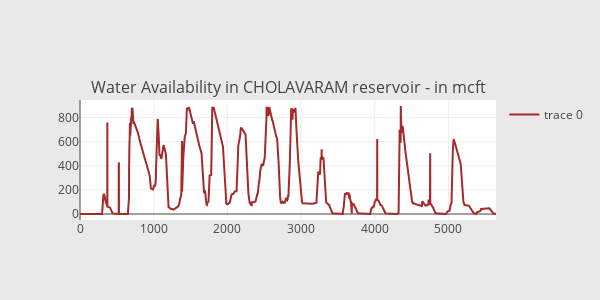

Notebook cell for this chart:
### Code cell
scatter_CHOLAVARAM = go.Scatter(
        x=df.Date.index[::-1],
        y=df.CHOLAVARAM.values[::-1],
        showlegend=True,
        marker=dict(
            color="brown",
        ),
    )
subtitles = ["Water Availability in CHOLAVARAM reservoir - in mcft"]

fig = tools.make_subplots(rows=1, cols=1, vertical_spacing=0.08,
                          subplot_titles=subtitles)
fig.append_trace(scatter_CHOLAVARAM, 1, 1)
fig['layout'].update(height=300, width=600, paper_bgcolor='rgb(233,233,233)')
py.iplot(fig, filename='res-plots')

### Figure 1 — Plotly figure (JSON) as saved in the notebook; plotly's stock layout.template omitted (floating-point values rounded to 4 significant figures; data arrays with more than 128 entries replaced by an {"elided": "..."} marker saying what was removed)
{"data": [{"marker": {"color": "brown"}, "showlegend": true, "type": "scatter", "uid": "12c5dbb9-a364-4a44-8659-b2ed7ce41a9f", "x": {"elided": "5647 int values"}, "xaxis": "x", "y": {"elided": "5647 float values"}, "yaxis": "y"}], "layout": {"annotations": [{"font": {"size": 16}, "showarrow": false, "text": "Water Availability in CHOLAVARAM reservoir - in mcft", "x": 0.5, "xanchor": "center", "xref": "paper", "y": 1, "yanchor": "bottom", "yref": "paper"}], "height": 300, "paper_bgcolor": "rgb(233,233,233)", "width": 600, "xaxis": {"anchor": "y", "domain": [0, 1]}, "yaxis": {"anchor": "x", "domain": [0, 1]}}}
